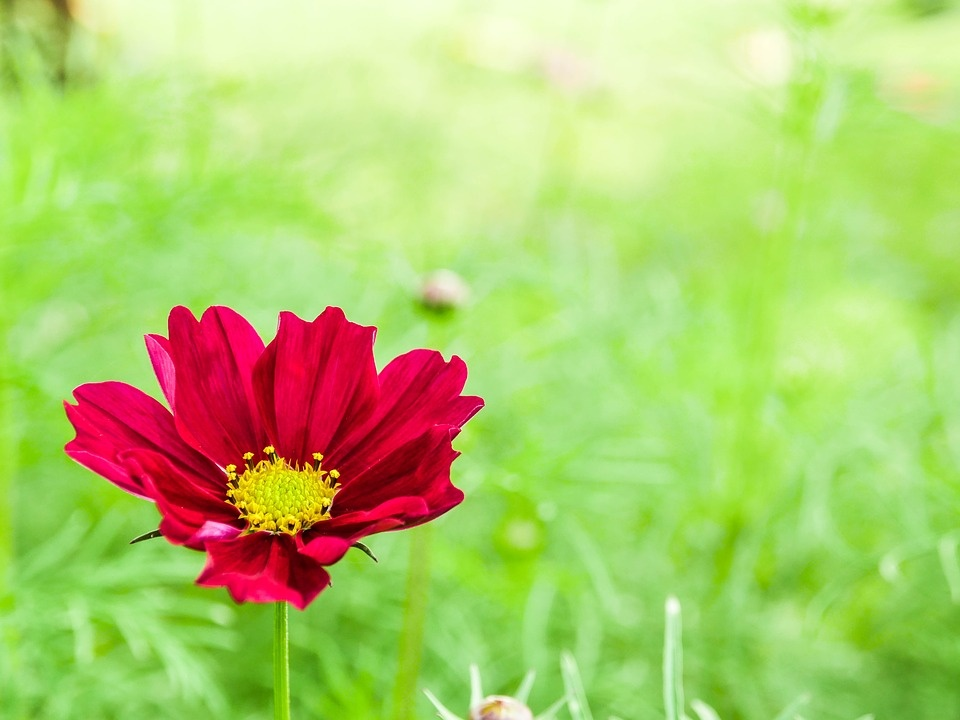
#> input picture Year 02 - 02/Computer Vision/Mid/01_26_2024_MidTerm/Source/flower.jpg, 960 x 720 px
$ jupyter execute Task05.ipynb
#> lines starting #> are read from the running program, lines starting #| are printed output that depends on the picture
[cell 1]
import cv2
import numpy as np
from matplotlib import pyplot as plt

[cell 2]
# Load Image
img = cv2.cvtColor(cv2.imread('Source/flower.jpg'), cv2.COLOR_BGR2RGB)
plt.imshow(img, cmap='gray')

row, col, c = img.shape
#> row = 720; col = 960; c = 3
img_size = (col, row)
#> img_size = (960, 720)
print(img_size)
#| (960, 720)


def imgDisplay(localImg1, localImg2):
    plt.figure(figsize= (11, 11))

    plt.subplot(1, 2, 1)
    plt.imshow(localImg1, cmap= 'gray')

    plt.subplot(1, 2, 2)
    plt.imshow(localImg2, cmap= 'gray')

    plt.show()

[cell 3]
M1 = np.float32([[0.5, 0, 480],
                [0, 0.5, 180]])

img_M1 = cv2.warpAffine(img, M1, img_size)
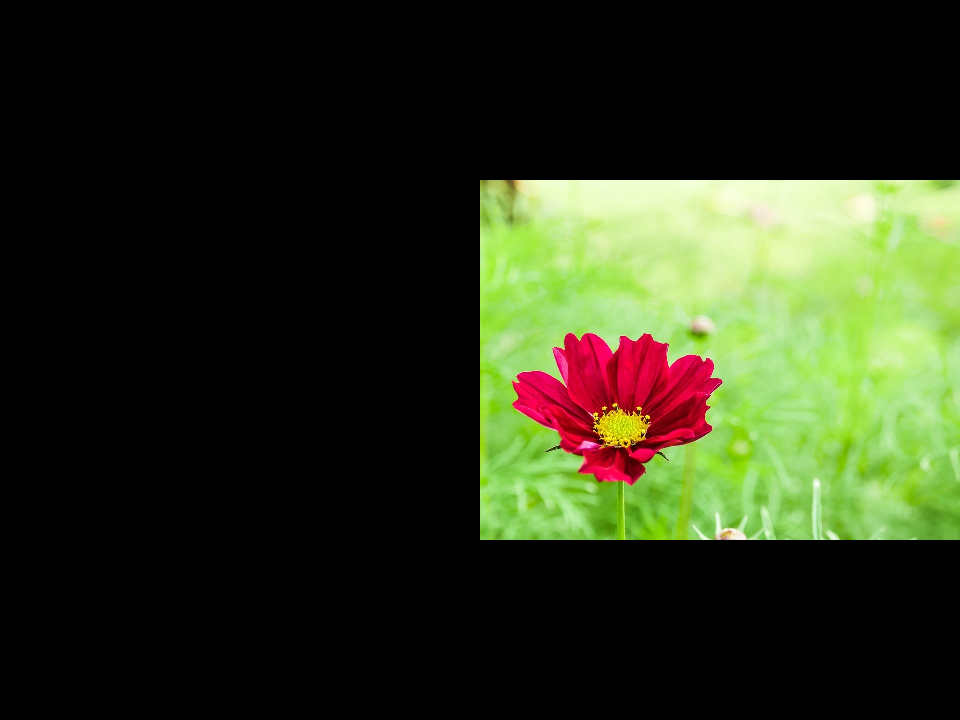
#> img_M1: shape (720, 960, 3); mean R, G, B 43.7, 50.4, 27.1
plt.imshow(img_M1)


$ run again, with Year 02 - 02/Computer Vision/Mid/01_26_2024_MidTerm/Source/sign.jpg copied over Year 02 - 02/Computer Vision/Mid/01_26_2024_MidTerm/Source/flower.jpg
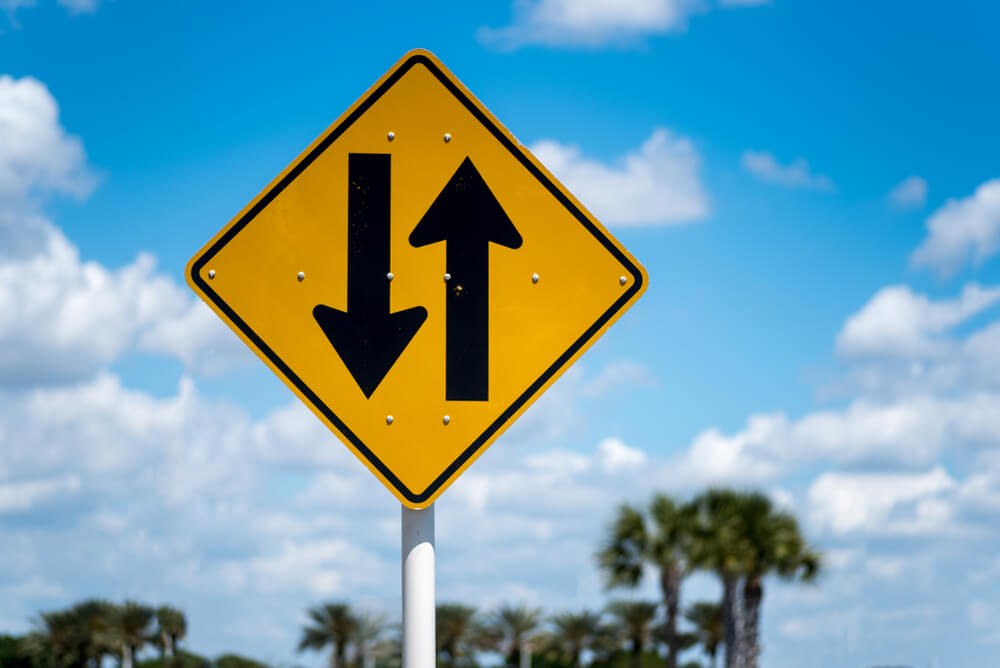
#> input picture Year 02 - 02/Computer Vision/Mid/01_26_2024_MidTerm/Source/sign.jpg, 1000 x 668 px
#| (1000, 668)
#> `img_M1 = cv2.warpAffine(img, M1, img_size)`:
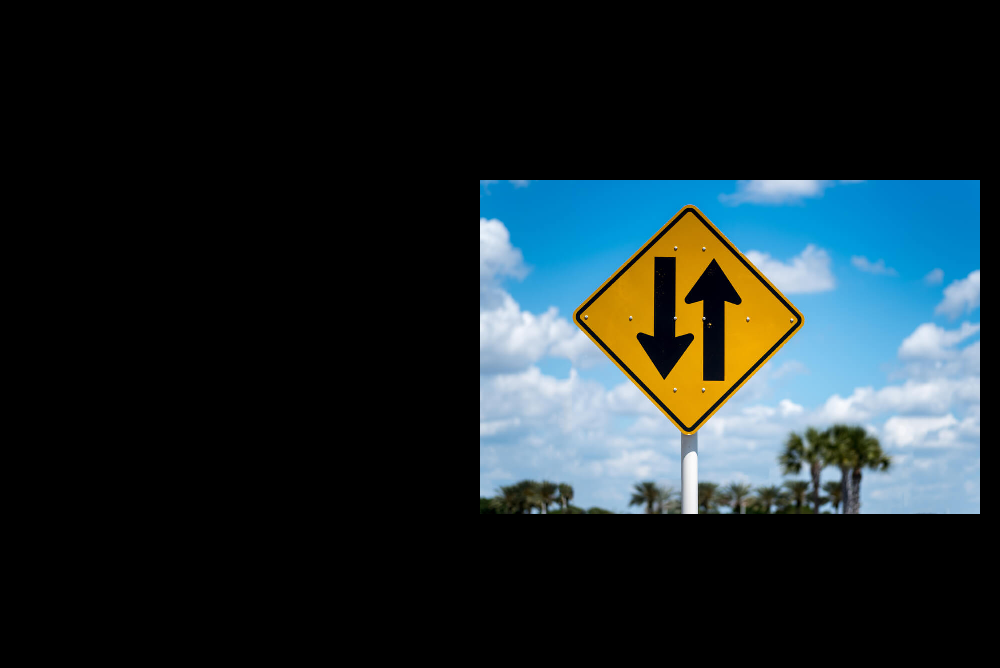
#> img_M1: shape (668, 1000, 3); mean R, G, B 28.9, 39.8, 42.9

$ run again, with Year 02 - 02/Computer Vision/Mid/01_26_2024_MidTerm/Source/cameraman.png saved as Year 02 - 02/Computer Vision/Mid/01_26_2024_MidTerm/Source/flower.jpg
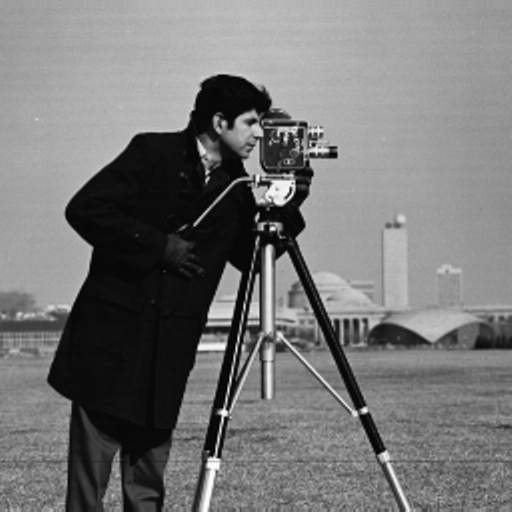
#> input picture Year 02 - 02/Computer Vision/Mid/01_26_2024_MidTerm/Source/cameraman.png, 512 x 512 px
#> img is the input picture: shape (512, 512, 3); min 0, max 255, mean 118.3
#| (512, 512)
#> `img_M1 = cv2.warpAffine(img, M1, img_size)`:
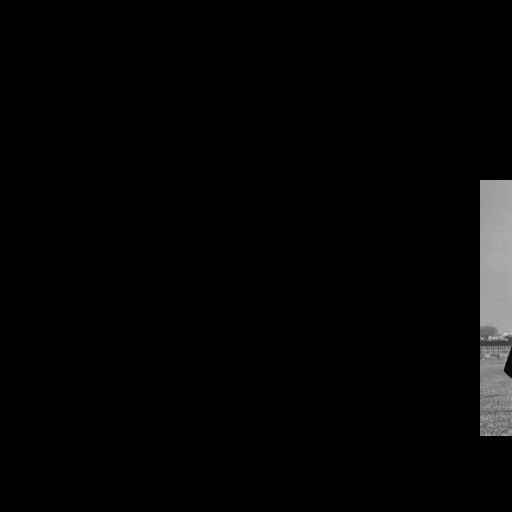
#> img_M1: shape (512, 512, 3); min 0, max 208, mean 4.5
